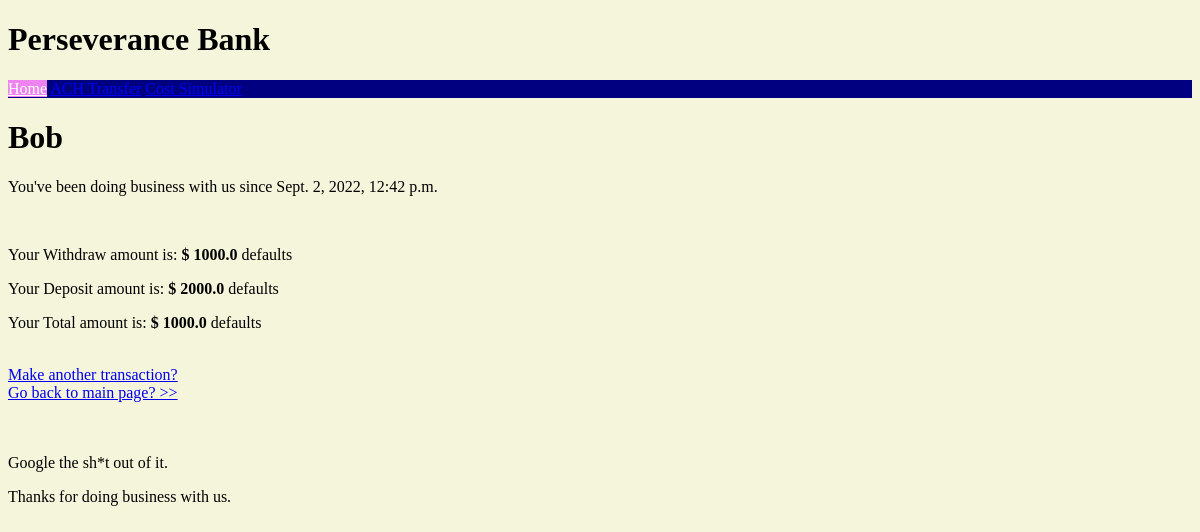
The app's page /perseverance/1/account/, older data.
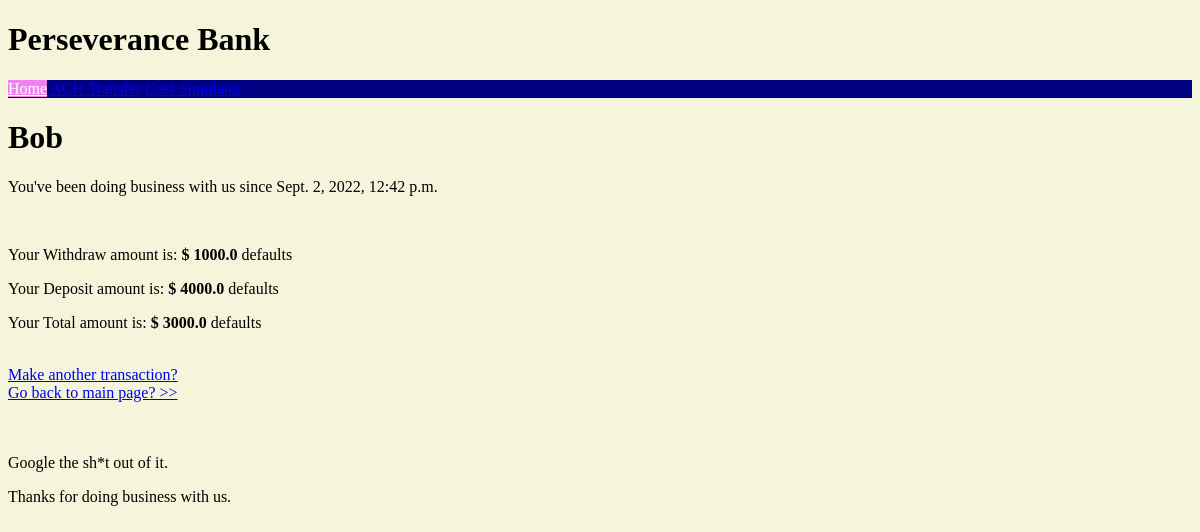
The same page, newer data.
### perseverance/models.py (models this page shows, shortened)
class Balance(models.Model):
    customer = models.ForeignKey(Customer, on_delete=models.CASCADE)
    balance_text = models.CharField(max_length=200)
    defaults = models.FloatField(default=-999999999.999999999)
    class Meta:
        verbose_name_plural = 'Balance'

### perseverance/views.py (the view)
# urls.py: path('<int:pk>/account/', views.AccountView.as_view(), name='account'),
class AccountView(generic.DetailView):
    model = Customer
    template_name = 'perseverance/account.html'

### perseverance/templates/perseverance/account.html
{% extends "./index.html" %}
  {% block content %}
    <h1>{{ customer.customer_text }}  </h1>
    <p>You've been doing business with us since {{ customer.pub_date }}</p><br>
    {% for bal in customer.balance_set.all %}
      <p>Your {{ bal.balance_text }} amount is: <strong>$ {{ bal.defaults }} </strong> defaults </p>
    {% endfor %}
    <br>
    <a href="{% url 'perseverance:detail' customer.id %}">Make another transaction? </a>
    <br>
    <a href="{% url 'perseverance:index' %}">Go back to main page? >></a>
{% endblock content%}

Row changes from the older to the newer data that the page shows:
changed Balance "Deposit": defaults "2000.0" → "4000.0"
changed Balance "Total": defaults "1000.0" → "3000.0"
